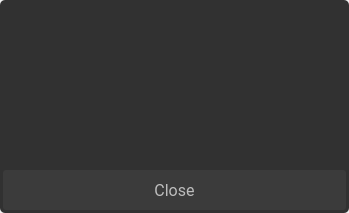
<?xml version="1.0" encoding="UTF-8"?>
<ui version="4.0">
 <class>WarningInfoScreen</class>
 <widget class="QDialog" name="WarningInfoScreen">
  <property name="geometry">
   <rect>
    <x>0</x>
    <y>0</y>
    <width>349</width>
    <height>213</height>
   </rect>
  </property>
  <property name="windowTitle">
   <string>Dialog</string>
  </property>
  <widget class="QFrame" name="frame">
   <property name="geometry">
    <rect>
     <x>0</x>
     <y>0</y>
     <width>349</width>
     <height>213</height>
    </rect>
   </property>
   <property name="styleSheet">
    <string notr="true">background-color: rgb(49, 49, 49);
border: 1px;
border-radius: 5px;</string>
   </property>
   <property name="frameShape">
    <enum>QFrame::StyledPanel</enum>
   </property>
   <property name="frameShadow">
    <enum>QFrame::Raised</enum>
   </property>
   <widget class="QLabel" name="warningText">
    <property name="geometry">
     <rect>
      <x>74</x>
      <y>30</y>
      <width>201</width>
      <height>101</height>
     </rect>
    </property>
    <property name="font">
     <font>
      <family>Roboto</family>
      <pointsize>10</pointsize>
     </font>
    </property>
    <property name="styleSheet">
     <string notr="true">color:#BDBDBD</string>
    </property>
    <property name="text">
     <string/>
    </property>
    <property name="alignment">
     <set>Qt::AlignCenter</set>
    </property>
    <property name="wordWrap">
     <bool>true</bool>
    </property>
   </widget>
   <widget class="QPushButton" name="closeButton">
    <property name="geometry">
     <rect>
      <x>3</x>
      <y>170</y>
      <width>343</width>
      <height>40</height>
     </rect>
    </property>
    <property name="font">
     <font>
      <family>Roboto</family>
      <pointsize>12</pointsize>
     </font>
    </property>
    <property name="focusPolicy">
     <enum>Qt::NoFocus</enum>
    </property>
    <property name="styleSheet">
     <string notr="true">QPushButton {
background-color:#3B3B3B;
color:#BDBDBD;
border:none;
border-radius:3px;
}
QPushButton:pressed {
background-color:#606060;
color:#BDBDBD;
border:none;
border-radius:3px;
}
</string>
    </property>
    <property name="text">
     <string>Close</string>
    </property>
   </widget>
  </widget>
 </widget>
 <resources/>
 <connections/>
</ui>
